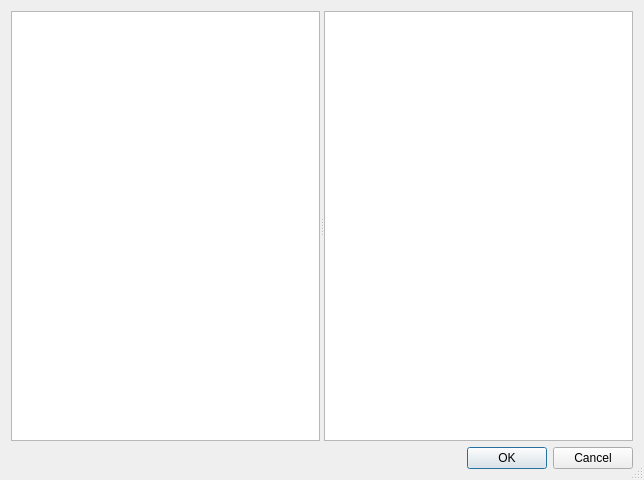
<?xml version="1.0" encoding="UTF-8"?>
<ui version="4.0">
 <class>IconView</class>
 <widget class="QDialog" name="IconView">
  <property name="geometry">
   <rect>
    <x>0</x>
    <y>0</y>
    <width>644</width>
    <height>480</height>
   </rect>
  </property>
  <property name="minimumSize">
   <size>
    <width>640</width>
    <height>480</height>
   </size>
  </property>
  <property name="windowTitle">
   <string>Escull una imatge per la locomotora</string>
  </property>
  <property name="sizeGripEnabled">
   <bool>true</bool>
  </property>
  <property name="modal">
   <bool>true</bool>
  </property>
  <layout class="QVBoxLayout" name="verticalLayout">
   <item>
    <widget class="QSplitter" name="splitter">
     <property name="sizePolicy">
      <sizepolicy hsizetype="Expanding" vsizetype="Expanding">
       <horstretch>0</horstretch>
       <verstretch>0</verstretch>
      </sizepolicy>
     </property>
     <property name="orientation">
      <enum>Qt::Horizontal</enum>
     </property>
     <widget class="QTreeView" name="treeView"/>
     <widget class="QListView" name="listView"/>
    </widget>
   </item>
   <item>
    <widget class="QDialogButtonBox" name="buttonBox">
     <property name="orientation">
      <enum>Qt::Horizontal</enum>
     </property>
     <property name="standardButtons">
      <set>QDialogButtonBox::Cancel|QDialogButtonBox::Ok</set>
     </property>
     <property name="centerButtons">
      <bool>false</bool>
     </property>
    </widget>
   </item>
  </layout>
 </widget>
 <resources/>
 <connections>
  <connection>
   <sender>buttonBox</sender>
   <signal>accepted()</signal>
   <receiver>IconView</receiver>
   <slot>accept()</slot>
   <hints>
    <hint type="sourcelabel">
     <x>248</x>
     <y>254</y>
    </hint>
    <hint type="destinationlabel">
     <x>157</x>
     <y>274</y>
    </hint>
   </hints>
  </connection>
  <connection>
   <sender>buttonBox</sender>
   <signal>rejected()</signal>
   <receiver>IconView</receiver>
   <slot>reject()</slot>
   <hints>
    <hint type="sourcelabel">
     <x>316</x>
     <y>260</y>
    </hint>
    <hint type="destinationlabel">
     <x>286</x>
     <y>274</y>
    </hint>
   </hints>
  </connection>
 </connections>
</ui>
